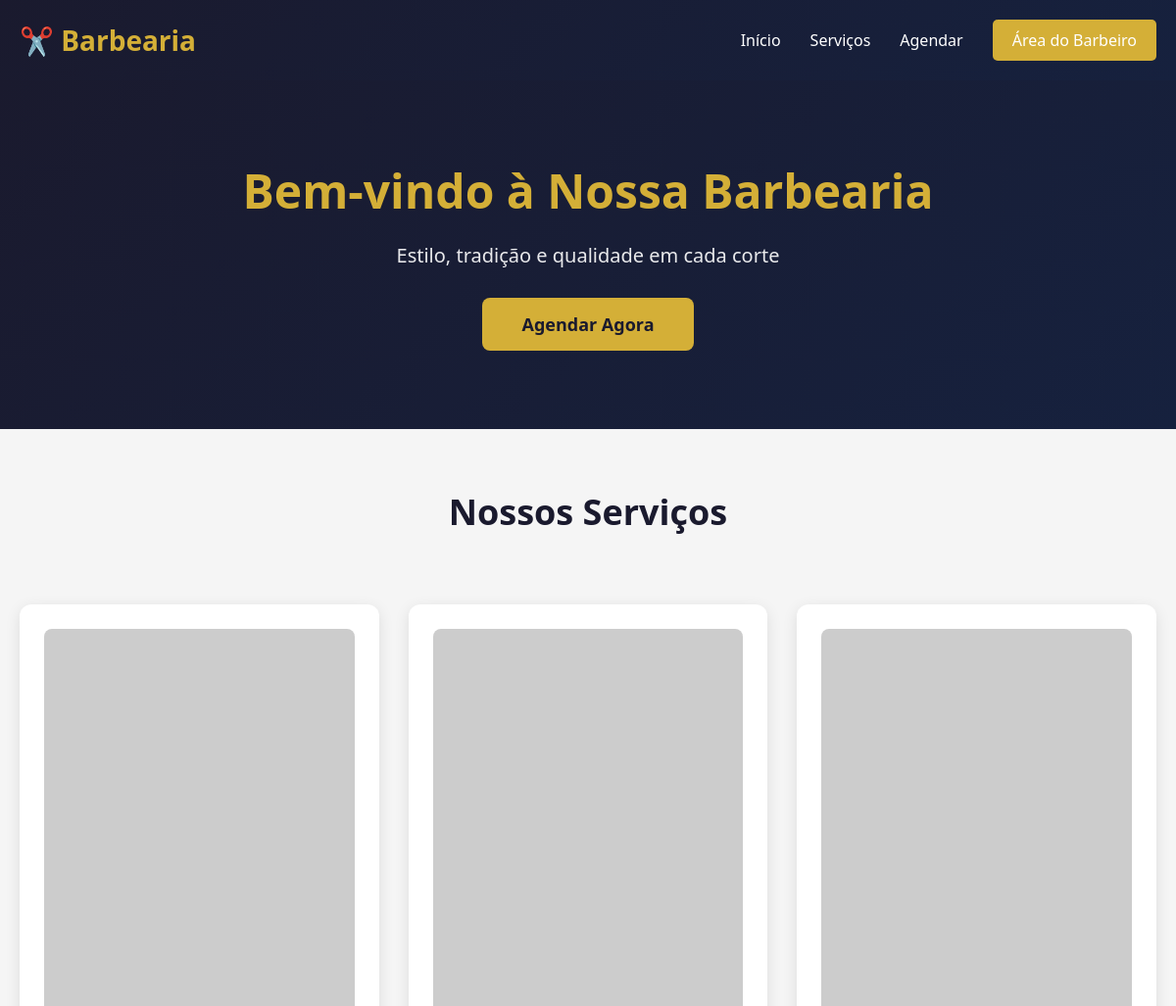
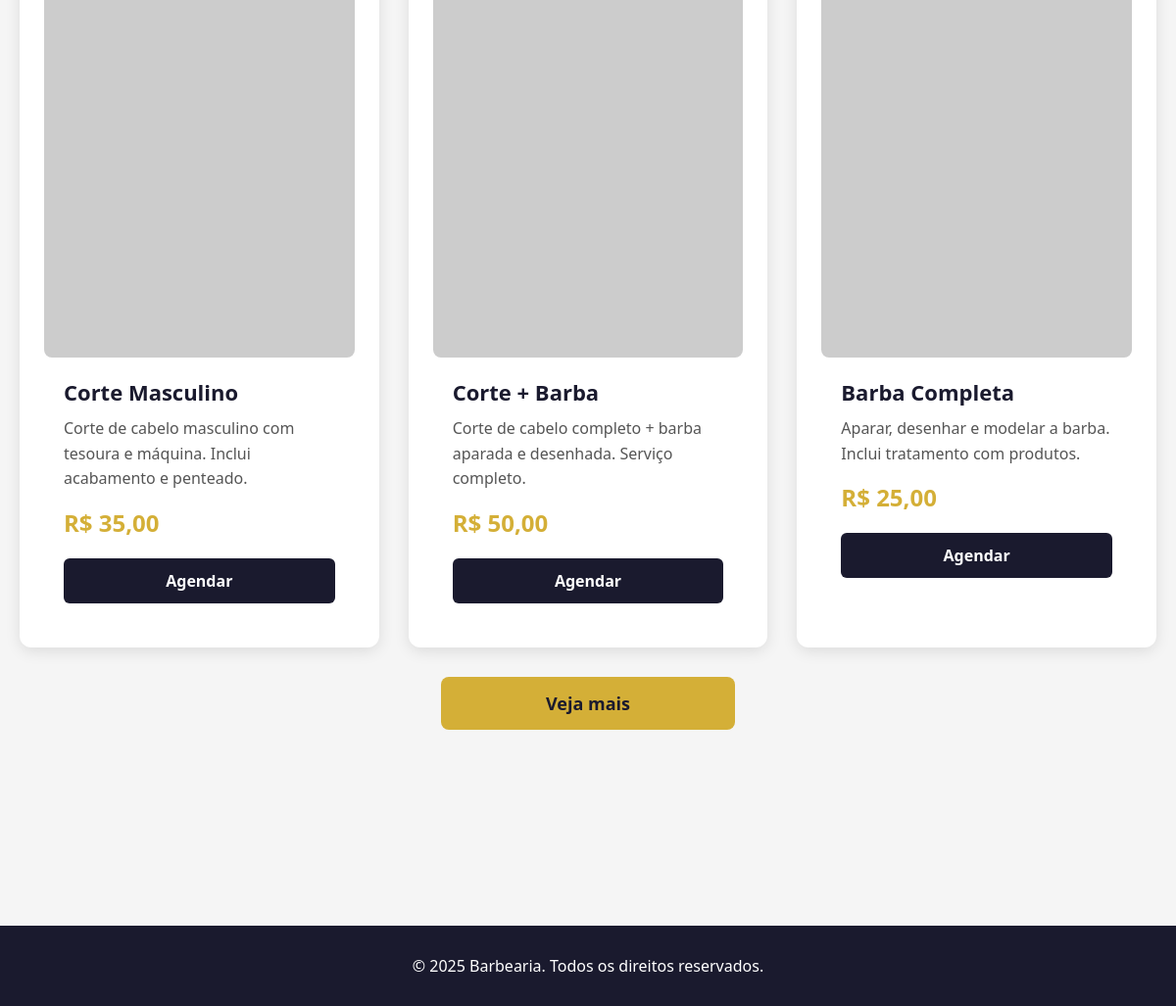
The page / on the database its author committed (2 pictures, top to bottom).
### tables this page shows
CREATE TABLE `servicos` (
  `id` int(11) NOT NULL,
  `servico` varchar(100) NOT NULL,
  `descricao` text NOT NULL,
  `preco` decimal(10,2) NOT NULL,
  `imagem` text DEFAULT NULL
);

### home.php (the view, shortened to what this page needs)
<?php
    require_once("admin/conectaMYSQL.php");
?>
<!DOCTYPE html>
<html lang="pt-BR">
<head>
</head>
<body>
    <?php include_once 'topo.php' ?>
    <section class="hero">
        <h1>Bem-vindo à Nossa Barbearia</h1>
        <p>Estilo, tradição e qualidade em cada corte</p>
        <a href="?query=agendar" class="btn-cta">Agendar Agora</a>
    </section>
    <div class="container">
        <h2 class="section-title">Nossos Serviços</h2>
        <div class="services-grid">
            <?php
                $sql = "SELECT * FROM servicos LIMIT 3";
                $resultado = mysqli_query($connect, $sql);
                if(mysqli_num_rows($resultado) > 0) {
                    while($servico = mysqli_fetch_array($resultado)) {
                        echo '<div class="service-card">';
                        echo '<img src="' . $servico['imagem'] . '" alt="Imagem do serviço" class="service-image">';
                        echo '<h3>' . ($servico['servico']) . '</h3>';
                        echo '<p>' . ($servico['descricao']) . '</p>';
                        echo '<div class="service-price">R$ ' . number_format($servico['preco'], 2, ',', '.') . '</div>';
                        echo '<a href="?query=agendar" class="btn-agendar">Agendar</a>';
                        echo '</div>';
                    }
                echo '<a href="?query=servicos" class="btn-cta1">Veja mais</a>';
                } else {
                    echo '<p style="grid-column: 1/-1; text-align: center; color: #666;">Nenhum serviço disponível no momento.</p>';
                }
            ?>
        </div>
    </div>
    <footer>
        <p>&copy; 2025 Barbearia. Todos os direitos reservados.</p>
    </footer>
</body>
</html>

### home.php (style rules this page uses)
* { margin: 0; padding: 0; box-sizing: border-box; }
body { font-family: 'Segoe UI', Tahoma, Geneva, Verdana, sans-serif; background: #f5f5f5; color: #333; }
.hero { background: linear-gradient(135deg, #1a1a2e 0%, #16213e 100%); color: #fff; padding: 80px 20px; text-align: center; }
.hero h1 { font-size: 48px; margin-bottom: 20px; color: #d4af37; }
.hero p { font-size: 20px; margin-bottom: 30px; opacity: 0.9; }
.btn-cta { display: inline-block; background: #d4af37; color: #1a1a2e; padding: 15px 40px; border-radius: 8px; text-decoration: none; font-weight: 600; font-size: 18px; transition: all 0.3s ease; }
.btn-cta1 { display: block; background: #d4af37; color: #1a1a2e; padding: 15px 40px; border-radius: 8px; text-decoration: none; font-weight: 600; font-size: 18px; transition: all 0.3s ease; text-align: center; width: 300px; margin-left: 430px; }
.container { max-width: 1200px; margin: 0 auto; padding: 60px 20px; }
.section-title { text-align: center; font-size: 36px; margin-bottom: 50px; color: #1a1a2e; }
.services-grid { display: grid; grid-template-columns: repeat(auto-fit, minmax(280px, 1fr)); gap: 30px; margin-bottom: 60px; }
.service-card { background: #fff; border-radius: 10px; padding: 25px; box-shadow: 0 5px 15px rgba(0,0,0,0.1); transition: all 0.3s ease; }
.service-card h3 { color: #1a1a2e; margin-bottom: 10px; font-size: 22px; }
.service-card p { color: #666; margin-bottom: 15px; line-height: 1.6; }
.service-price { font-size: 24px; font-weight: 700; color: #d4af37; margin-bottom: 15px; }
.btn-agendar { display: block; text-align: center; background: #1a1a2e; color: #fff; padding: 12px; border-radius: 5px; text-decoration: none; font-weight: 600; transition: all 0.3s ease; }
footer { background: #1a1a2e; color: #fff; text-align: center; padding: 30px 20px; margin-top: 60px; }
.services-grid { display: grid; grid-template-columns: repeat(auto-fit, minmax(280px, 1fr)); gap: 30px; padding: 20px 0; }
.service-card { background: #fff; border-radius: 12px; box-shadow: 0 4px 15px rgba(0,0,0,0.1); overflow: hidden; transition: all 0.3s ease; display: flex; flex-direction: column; }
.service-image { width: 100%; height: 750px; object-fit: cover; border-radius: 8px; display: block; }
.service-card h3 { font-size: 22px; font-weight: bold; color: #1a1a2e; margin: 20px 20px 10px 20px; }
.service-card p { color: #555; margin: 0 20px 15px 20px; line-height: 1.6; }
.service-price { margin: 0 20px; font-size: 24px; font-weight: bold; color: #d4af37; }
.btn-agendar { margin: 20px; padding: 12px; background: #1a1a2e; color: #fff; text-align: center; border-radius: 6px; text-decoration: none; font-weight: 600; transition: all 0.3s ease; }

### rows shown on the page
servicos: servico "Corte Masculino", descricao "Corte de cabelo masculino com tesoura e máquina. Inclui acabamento e penteado.", preco "35,00"
servicos: servico "Corte + Barba", descricao "Corte de cabelo completo + barba aparada e desenhada. Serviço completo.", preco "50,00"
servicos: servico "Barba Completa", descricao "Aparar, desenhar e modelar a barba. Inclui tratamento com produtos.", preco "25,00"
